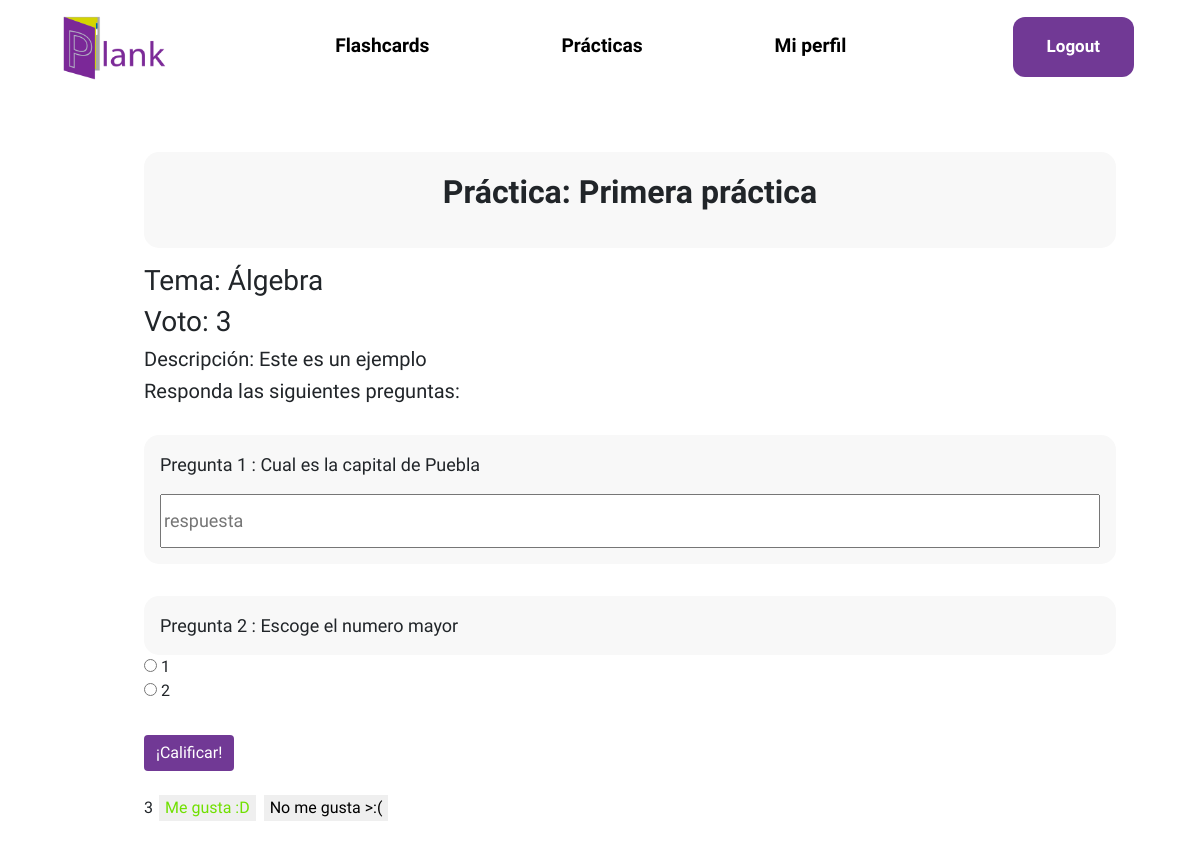
Page /practica/1/ (signed in) on the committed database.
### usuario/models.py (models this page shows, shortened)
class Herramienta(models.Model):
    user = models.ForeignKey(User,null = True, on_delete=models.SET_NULL)
    filtro = models.CharField(choices = ELECCION_TEMAS, max_length=50, default=('Matemáticas',('Álgebra','Álgebra')))
    titulo = models.CharField(max_length=100, blank=False,default='')
    descripcion = models.CharField(max_length=100, blank= False)
    visible = models.BooleanField(default=True)
    voto = models.IntegerField(default=0)
    class Meta:
        abstract = True

class Practica(Herramienta):
    def get_preguntas_abiertas(self):
        preguntas_abiertas = Abierta.objects.filter(practica = self)
        return preguntas_abiertas
    def get_preguntas_cerradas(self):
        preguntas_cerradas = Cerrada.objects.filter(practica = self)
        return preguntas_cerradas

class Pregunta(models.Model):
    practica = models.ForeignKey(Practica,null=True,on_delete=models.SET_NULL)
    planteamiento = models.CharField(blank=False, max_length=100)
    respuesta = models.CharField(max_length=100,blank=False)
    def __str__(self) -> str:
        return self.planteamiento
    class Meta:
        abstract = True

class Abierta(Pregunta):
    pass

class Cerrada(Pregunta):
    def get_respuestas(self):
        respuestas = RespuestaCerrada.objects.filter(id_pregunta = self)
        return respuestas

class RespuestaCerrada(models.Model):
    es_correcta = models.BooleanField(default=False)
    id_pregunta = models.ForeignKey(Cerrada,null=True,on_delete=models.SET_NULL)
    respuesta = models.CharField(blank=False, max_length=100)

### core/views.py (the view, shortened to what this page needs)
# urls.py: path("practica/<int:id>/", login_required(views.practica), name="practica"),
def practica(request, id):
    practica = Practica.objects.get(id=id)
    preguntasAbiertas = practica.get_preguntas_abiertas()
    preguntasCerradas = practica.get_preguntas_cerradas()
    voto = VotoPract.voted(practica,request.user)
    return render(request, "core/practica.html", {
            'practica':practica,
            'abiertas':preguntasAbiertas,
            'cerradas':preguntasCerradas,
            'voto':voto,
            })

### voto/models.py (called while the page is built)
    def voted(id_practica,usuario):
        try:
            voto = VotoPract.objects.get(id_practica=id_practica,usuario = usuario)
        except:
            voto = None
        finally:
            if voto != None:
                if voto.positivo:
                    return 1
                else:
                    return 0
            else:
                return -1

### core/templates/core/practica.html (shortened to what this page needs)
{% extends 'core/layout.html' %}
{% load static %}
{%block cssPath%}
    <link rel="stylesheet" href="{% static 'core/styleContent.css' %}"  type="text/css"/>
{%endblock cssPath%}
{% block body %}
    <div class="document-container">
        <div class="container-center">
            <div class="center-xy">
                <p class="title">Práctica: {{ practica.titulo }}</p>
            </div>
        </div>
        <h3>Tema: {{ practica.filtro }}</h3>
        <h3>Voto: {{ practica.voto }}</h3>
        <h5>Descripción: {{ practica.descripcion }}</h5>
        <h5>Responda las siguientes preguntas:</h5>
        <div class="practica-contenido">
            <form action="" id="exam-form" data-url="{%url 'core:practica' id=practica.id%}" method="post">
                <div>
                    {% for abierta in abiertas %}
                        <div class="practica-pregunta">
                            <div class="enunciado">
                                Pregunta {{ forloop.counter }} : {{ abierta }}
                                <div class="form-box">
                                    <input class="input-box" type="text" id="{{ abierta.id }}" name="pregA{{ abierta.id }}" placeholder="respuesta">
                                </div>
                            </div>
                        </div>
                    {% endfor %}
                </div>
                <div>
                    {% for cerrada in cerradas %}
                        <div class="practica-pregunta">
                            <div class="enunciado">
                                Pregunta
                                {% with lenAbiertas=abiertas|length %}
                                    {{ forloop.counter|add:lenAbiertas }}
                                {% endwith %}: {{ cerrada }}
                            </div>
                            {% for respuesta in cerrada.get_respuestas %}
                                <div>
                                    <div>
                                    <input type="radio" id="{{ respuesta.id }}" name="pregC{{cerrada.id}}" value="{{ respuesta.respuesta }}">
                                    <label for="{{ respuesta.respuesta }}">{{ respuesta.respuesta }}</label>
                                    </div>
                                </div>
                            {% endfor %}
                        </div>
                    {% endfor %}
                </div>
                <button id="grade-button" type="submit" class="btn btn-primary" name="submit" value="submit">¡Calificar!</button>
            </form>
        </div>
        <br>
        <div class="like-dislike">
            <p class="votos" id="votos">{{practica.voto}}</p>
            <button class="voto" id="positivo" data-catid="{{practica.id}}" {% if voto == 1%} value="selected" {%else%} value="unselected" {%endif%}>Me gusta :D</button>
            <button class="voto" id="negativo" data-catid="{{practica.id}}" {% if voto == 0%} value="selected" {%else%} value="unselected" {%endif%}>No me gusta >:(</button>
        </div>
    </div>
{% endblock body %}

### core/static/core/stylesheet.css (style rules this page uses)
* { font-family: 'Asap', sans-serif; --plank-main-color:#713995; }
.btn-primary, .btn-primary:hover, .btn-primary:active, .btn-primary:visited { background-color: #713995 !important; border: none !important; }

### core/static/core/styleContent.css (style rules this page uses)
div.form-container, div.document-container { border:0; margin-left: 10%; margin-right: 5%; margin-top: 3%; padding: 2%; }
.like-dislike { white-space: nowrap; }
.votos, .voto { display: inline-block; }
.voto { border: 0; margin: 0px 2px; }
#positivo[value='selected'] { color: #70e000; }
.container-center { height: 6rem; position: relative; border-radius: 15px; background-color: #f8f8f8; margin-bottom: 1rem; }
.center-xy { margin: 0; position: absolute; top: 50%; left: 50%; -ms-transform: translate(-50%, -50%); transform: translate(-50%, -50%); }
.title { font-size: xx-large; font-weight: bolder; }
.enunciado { font-size: large; background-color: #f8f8f8; padding: 1rem; border-radius: 15px; }
.practica-pregunta { margin-bottom: 2em; }
.form-box { margin-top: 1rem; }
.input-box { width: 100%; height: 3em; }
.practica-contenido { margin-top: 2rem; }

### rows in the picture
Practica: titulo "Primera práctica", filtro "Álgebra", voto "3", descripcion "Este es un ejemplo"
Abierta: planteamiento "Cual es la capital de Puebla"
Cerrada: planteamiento "Escoge el numero mayor"
RespuestaCerrada: respuesta "1"
RespuestaCerrada: respuesta "2"
